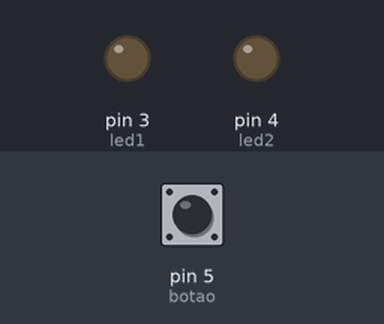
Recording of a program running on a simulated MicroPython board. On the bench: output pins drawn as LEDs (lit = HIGH). The test bench sets the inputs (shaded band); at power-on: pin 5 (botao) HIGH.

Above: at 1.2 s.
1.3 s: pin 5 (botao) pulled LOW for 0.15 s
At 2.1 s:
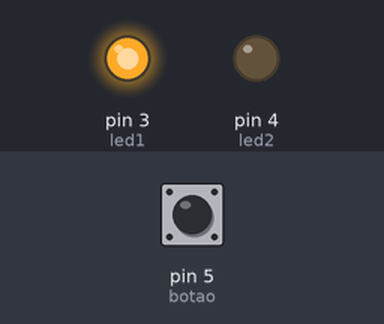
7.4 s: pin 5 (botao) pulled LOW for 1 s
At 8.3 s:
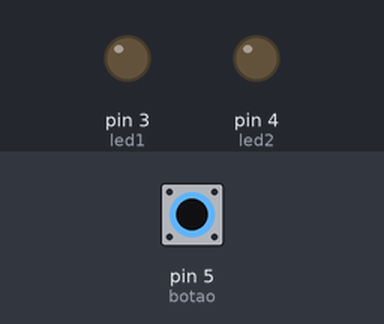
9.9 s: pin 5 (botao) pulled LOW for 3.2 s
At 17.5 s:
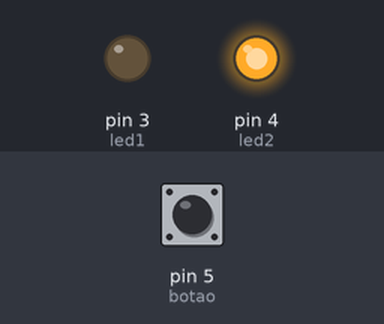
Timing chart, 0 to 22.1 s (numbered marks = the images above; inputs shaded):
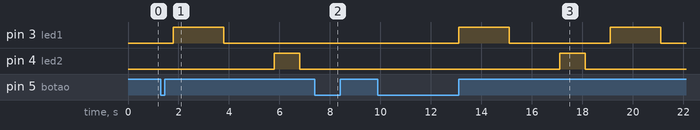

Measured:
- after the input at 1.3 s, pin 3 (led1): LOW → HIGH after 0.50 s, → LOW 2.0 s later; pin 4 (led2): LOW → HIGH after 4.5 s, → LOW 1.0 s later
- after the input at 7.4 s, pin 3 (led1): stays LOW (without the input it goes to HIGH after 0.40 s)
- after the input at 9.9 s, pin 3 (led1): alternates HIGH for 2.0 s and LOW for 4.0 s, starting after 3.2 s; pin 4 (led2): LOW → HIGH after 7.2 s, → LOW 1.0 s later

The program:

acender_led.py
```python
from machine  import Pin
import time

led1 = Pin(3, Pin.OUT)
led2 = Pin(4, Pin.OUT)
botao = Pin(5, Pin.IN, Pin.PULL_UP)
ligado = False

while True:


 if botao.value()==0:
    ligado = not ligado
    time.sleep(0.5)
    while botao.value()==0:
      time.sleep(0.01)

 if ligado:

    led1.value(1)
    time.sleep(2)
    led1.value(0)
    time.sleep(2)

    if not ligado: continue

    led2.value(1)
    time.sleep(1)
    led2.value(0)
    time.sleep(1)
 else:
  led1.value(0)
  led2.value(0)
```
